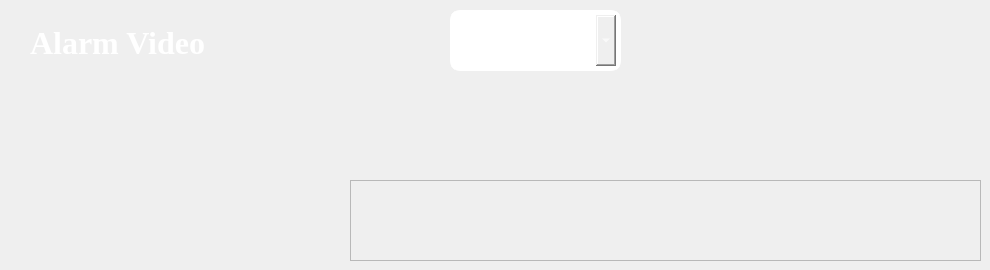
    <widget class="QWidget" name="page">
     <widget class="QLabel" name="label_2">
      <property name="geometry">
       <rect>
        <x>30</x>
        <y>20</y>
        <width>219</width>
        <height>45</height>
       </rect>
      </property>
      <property name="font">
       <font>
        <family>Times New Roman</family>
        <pointsize>24</pointsize>
        <weight>75</weight>
        <italic>false</italic>
        <bold>true</bold>
       </font>
      </property>
      <property name="styleSheet">
       <string notr="true">font: bold 24pt &quot;Times New Roman&quot;;
color: rgb(255, 255, 255);</string>
      </property>
      <property name="text">
       <string>Alarm Video</string>
      </property>
     </widget>
     <widget class="QComboBox" name="comboBox">
      <property name="geometry">
       <rect>
        <x>450</x>
        <y>10</y>
        <width>171</width>
        <height>61</height>
       </rect>
      </property>
      <property name="font">
       <font>
        <family>Times New Roman</family>
        <pointsize>24</pointsize>
        <weight>75</weight>
        <bold>true</bold>
       </font>
      </property>
      <property name="styleSheet">
       <string notr="true">
QComboBox {
    padding: 5px;
    border: 5px solid rgb(255, 255, 255);
    border-radius: 10px;
color:rgb(255, 255, 255)
}
QComboBox::drop-down {
    width: 20px;  /* 下拉箭头宽度 */
}</string>
      </property>
      <item>
       <property name="text">
        <string>Lo Wu</string>
       </property>
      </item>
     </widget>
     <widget class="QFrame" name="frame_30">
      <property name="geometry">
       <rect>
        <x>350</x>
        <y>180</y>
        <width>631</width>
        <height>81</height>
       </rect>
      </property>
      <property name="styleSheet">
       <string notr="true"/>
      </property>
      <property name="frameShape">
       <enum>QFrame::StyledPanel</enum>
      </property>
      <property name="frameShadow">
       <enum>QFrame::Raised</enum>
      </property>
      <layout class="QHBoxLayout" name="horizontalLayout">
       <property name="spacing">
        <number>0</number>
       </property>
       <property name="leftMargin">
        <number>0</number>
       </property>
       <property name="topMargin">
        <number>0</number>
       </property>
       <property name="rightMargin">
        <number>0</number>
       </property>
       <property name="bottomMargin">
        <number>0</number>
       </property>
       <item>
        <widget class="QPushButton" name="pushButton_3">
         <property name="minimumSize">
          <size>
           <width>0</width>
           <height>81</height>
          </size>
         </property>
         <property name="styleSheet">
          <string notr="true">/* 基础样式（包含图标） */
QPushButton {
    border-image: url(:/icons/icons/home.png);
    background: transparent; /* 防止背景覆盖 */
    border: none;            /* 移除默认边框 */
    padding: 0px;            /* 确保图片不被内边距挤压 */
}

/* 鼠标悬停效果 */
QPushButton:hover {
    background:rgb(40, 74, 117);     /* 悬停时覆盖背景色 */
}

/* 按下效果 */
QPushButton:pressed {
    background: #4B6C8A;     /* 按下时覆盖背景色 */
}</string>
         </property>
         <property name="text">
          <string/>
         </property>
        </widget>
       </item>
       <item>
        <widget class="QPushButton" name="pushButton_25">
         <property name="minimumSize">
          <size>
           <width>0</width>
           <height>81</height>
          </size>
         </property>
         <property name="styleSheet">
          <string notr="true">/* 基础样式（包含图标） */
QPushButton {
    border-image: url(:/icons/icons/z.png);
    background: transparent; /* 防止背景覆盖 */
    border: none;            /* 移除默认边框 */
    padding: 0px;            /* 确保图片不被内边距挤压 */
}

/* 鼠标悬停效果 */
QPushButton:hover {
    background:rgb(40, 74, 117);     /* 悬停时覆盖背景色 */
}

/* 按下效果 */
QPushButton:pressed {
    background: #4B6C8A;     /* 按下时覆盖背景色 */
}</string>
         </property>
         <property name="text">
          <string/>
         </property>
        </widget>
       </item>
       <item>
        <widget class="QPushButton" name="pushButton_24">
         <property name="minimumSize">
          <size>
           <width>0</width>
           <height>81</height>
          </size>
         </property>
         <property name="styleSheet">
          <string notr="true">/* 基础样式（包含图标） */
QPushButton {
    border-image:;
	image: url(:/icons/icons/y.png);
    background: transparent; /* 防止背景覆盖 */
    border: none;            /* 移除默认边框 */
    padding: 0px;            /* 确保图片不被内边距挤压 */
}

/* 鼠标悬停效果 */
QPushButton:hover {
    background:rgb(40, 74, 117);     /* 悬停时覆盖背景色 */
}

/* 按下效果 */
QPushButton:pressed {
    background: #4B6C8A;     /* 按下时覆盖背景色 */
}</string>
         </property>
         <property name="text">
          <string/>
         </property>
        </widget>
       </item>
       <item>
        <widget class="QPushButton" name="pushButton_13">
         <property name="minimumSize">
          <size>
           <width>0</width>
           <height>81</height>
          </size>
         </property>
         <property name="styleSheet">
          <string notr="true">/* 基础样式（包含图标） */
QPushButton {
    border-image: url(:/icons/icons/sxzy.png);
    background: transparent; /* 防止背景覆盖 */
    border: none;            /* 移除默认边框 */
    padding: 0px;            /* 确保图片不被内边距挤压 */
}

/* 鼠标悬停效果 */
QPushButton:hover {
    background:rgb(40, 74, 117);     /* 悬停时覆盖背景色 */
}

/* 按下效果 */
QPushButton:pressed {
    background: #4B6C8A;     /* 按下时覆盖背景色 */
}</string>
         </property>
         <property name="text">
          <string/>
         </property>
        </widget>
       </item>
       <item>
        <widget class="QPushButton" name="pushButton_6">
         <property name="minimumSize">
          <size>
           <width>0</width>
           <height>81</height>
          </size>
         </property>
         <property name="styleSheet">
          <string notr="true">/* 基础样式（包含图标） */
QPushButton {
    border-image: url(:/icons/icons/Search.png);
    background: transparent; /* 防止背景覆盖 */
    border: none;            /* 移除默认边框 */
    padding: 0px;            /* 确保图片不被内边距挤压 */
}

/* 鼠标悬停效果 */
QPushButton:hover {
    background:rgb(40, 74, 117);     /* 悬停时覆盖背景色 */
}

/* 按下效果 */
QPushButton:pressed {
    background: #4B6C8A;     /* 按下时覆盖背景色 */
}</string>
         </property>
         <property name="text">
          <string/>
         </property>
        </widget>
       </item>
       <item>
        <widget class="QPushButton" name="pushButton_5">
         <property name="minimumSize">
          <size>
           <width>0</width>
           <height>81</height>
          </size>
         </property>
         <property name="styleSheet">
          <string notr="true">/* 基础样式（包含图标） */
QPushButton {
    border-image: url(:/icons/icons/control.png);
    background: transparent; /* 防止背景覆盖 */
    border: none;            /* 移除默认边框 */
    padding: 0px;            /* 确保图片不被内边距挤压 */
}

/* 鼠标悬停效果 */
QPushButton:hover {
    background:rgb(40, 74, 117);     /* 悬停时覆盖背景色 */
}

/* 按下效果 */
QPushButton:pressed {
    background: #4B6C8A;     /* 按下时覆盖背景色 */
}</string>
         </property>
         <property name="text">
          <string/>
         </property>
        </widget>
       </item>
       <item>
        <widget class="QPushButton" name="pushButton_2">
         <property name="minimumSize">
          <size>
           <width>0</width>
           <height>81</height>
          </size>
         </property>
         <property name="styleSheet">
          <string notr="true">/* 基础样式（包含图标） */
QPushButton {
    border-image: url(:/icons/icons/increase.png);
    background: transparent; /* 防止背景覆盖 */
    border: none;            /* 移除默认边框 */
    padding: 0px;            /* 确保图片不被内边距挤压 */
}

/* 鼠标悬停效果 */
QPushButton:hover {
    background:rgb(40, 74, 117);     /* 悬停时覆盖背景色 */
}

/* 按下效果 */
QPushButton:pressed {
    background: #4B6C8A;     /* 按下时覆盖背景色 */
}</string>
         </property>
         <property name="text">
          <string/>
         </property>
        </widget>
       </item>
       <item>
        <widget class="QPushButton" name="pushButton_26">
         <property name="minimumSize">
          <size>
           <width>0</width>
           <height>81</height>
          </size>
         </property>
         <property name="styleSheet">
          <string notr="true">/* 基础样式（包含图标） */
QPushButton {
    border-image:url(:/icons/icons/save.png);
    background: transparent; /* 防止背景覆盖 */
    border: none;            /* 移除默认边框 */
    padding: 0px;            /* 确保图片不被内边距挤压 */
}

/* 鼠标悬停效果 */
QPushButton:hover {
    background:rgb(40, 74, 117);     /* 悬停时覆盖背景色 */
}

/* 按下效果 */
QPushButton:pressed {
    background: #4B6C8A;     /* 按下时覆盖背景色 */
}</string>
         </property>
         <property name="text">
          <string/>
         </property>
        </widget>
       </item>
      </layout>
     </widget>
    </widget>
